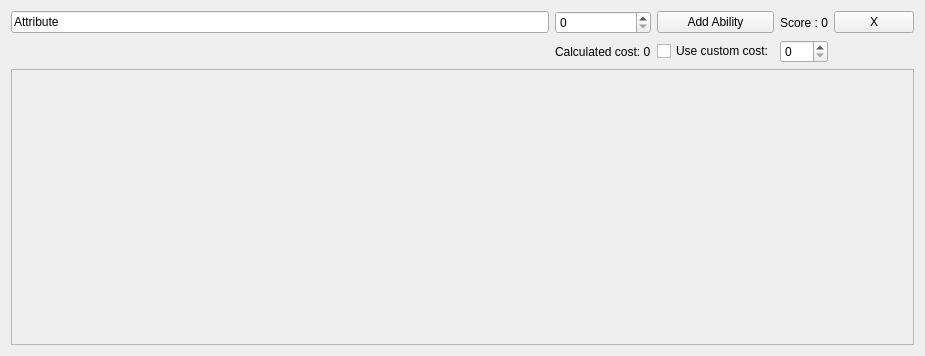
<?xml version="1.0" encoding="UTF-8"?>
<ui version="4.0">
 <class>attributeForm</class>
 <widget class="QWidget" name="attributeForm">
  <property name="geometry">
   <rect>
    <x>0</x>
    <y>0</y>
    <width>925</width>
    <height>356</height>
   </rect>
  </property>
  <property name="sizePolicy">
   <sizepolicy hsizetype="Expanding" vsizetype="Preferred">
    <horstretch>0</horstretch>
    <verstretch>0</verstretch>
   </sizepolicy>
  </property>
  <property name="windowTitle">
   <string>Form</string>
  </property>
  <layout class="QGridLayout" name="gridLayout">
   <item row="0" column="3">
    <widget class="QPushButton" name="pushButton">
     <property name="text">
      <string>Add Ability</string>
     </property>
    </widget>
   </item>
   <item row="0" column="1">
    <widget class="QLineEdit" name="lineEdit">
     <property name="text">
      <string>Attribute</string>
     </property>
    </widget>
   </item>
   <item row="0" column="5">
    <widget class="QPushButton" name="deleteButton">
     <property name="text">
      <string>X</string>
     </property>
    </widget>
   </item>
   <item row="2" column="1" colspan="5">
    <widget class="QScrollArea" name="scrollArea">
     <property name="sizePolicy">
      <sizepolicy hsizetype="Expanding" vsizetype="Minimum">
       <horstretch>0</horstretch>
       <verstretch>0</verstretch>
      </sizepolicy>
     </property>
     <property name="widgetResizable">
      <bool>true</bool>
     </property>
     <widget class="QWidget" name="ability">
      <property name="geometry">
       <rect>
        <x>0</x>
        <y>0</y>
        <width>905</width>
        <height>270</height>
       </rect>
      </property>
     </widget>
    </widget>
   </item>
   <item row="0" column="2">
    <widget class="QSpinBox" name="flatBox"/>
   </item>
   <item row="0" column="4">
    <widget class="QLabel" name="score">
     <property name="text">
      <string>Score : 0</string>
     </property>
    </widget>
   </item>
   <item row="1" column="3">
    <widget class="QCheckBox" name="customBox">
     <property name="text">
      <string>Use custom cost:</string>
     </property>
    </widget>
   </item>
   <item row="1" column="2">
    <widget class="QLabel" name="calculateCost">
     <property name="text">
      <string>Calculated cost: 0</string>
     </property>
    </widget>
   </item>
   <item row="1" column="4">
    <widget class="QSpinBox" name="customValue"/>
   </item>
  </layout>
 </widget>
 <resources/>
 <connections/>
</ui>
